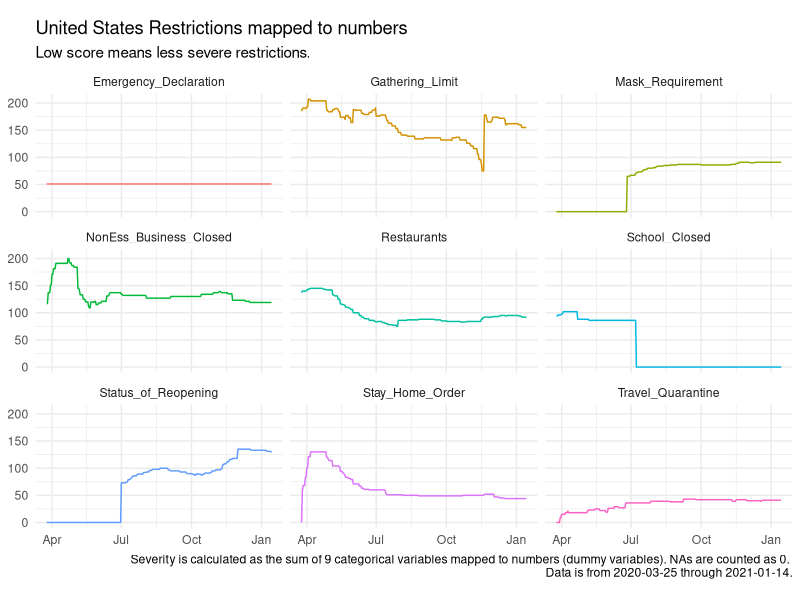

The R script that drew this image: (Note: this script raises an error after producing the figure.)
# 032_plot_raw_series.R
# Michael Boerman January 2021
# 
# output: categorical_facet.png 
#         categorical_aggregate.png

# ---- Setup ------------------------------------------------------------------#

library(readr)
library(dplyr)
library(tidyr)
library(ggplot2)
library(here)

# un-comment and source the previous file if you are not going through sequentially.
# source(here("Code/021_make_factor_levels.R"))

# ---- Load Previous Data -----------------------------------------------------#
# From 021_make_factor_levels:

summary_df <- read_csv(here("Intermediate_Data/summary_df.csv"))

# ---- Plots ------------------------------------------------------------------#

# 1: All Categories (facet wrapped)
summary_df %>%
  ggplot(aes(x = Date, y = sums, color = Category)) +
  geom_line() +
  facet_wrap(~Category, scales = "fixed") + # fix to show the impact of each if not standardized.
  theme_minimal() +
  theme(
    axis.title.y = element_blank(),
    axis.title.x = element_blank(),
    legend.position = "none",
    aspect.ratio = .5
  ) +
  ggtitle(
    label = "United States Restrictions mapped to numbers",
    subtitle = "Low score means less severe restrictions."
  ) +
  labs(caption = paste0("Severity is calculated as the sum of 9 categorical variables mapped to numbers (dummy variables). NAs are counted as 0. \n Data is from ", min(summary_df$Date), " through ", max(summary_df$Date), ".")) +
  ggsave(here("Results/plots/categorical_facet.png"), width = 12, height = 6)

# 2. Aggregated into US
summary_df %>%
  group_by(Date) %>%
  summarize(total_sum = sum(sums, na.rm = T)) %>%
  ungroup() %>%
  ggplot(aes(x = Date, y = total_sum)) +
  geom_line(size = 1.25) +
  theme_minimal() +
  theme(
    panel.grid.major.x = element_line(size = 1, colour = "lightgrey"),
    panel.grid.minor.y = element_blank(),
    axis.title.x = element_blank(),
    aspect.ratio = .5
  ) +
  scale_y_continuous(position = "right") +
  scale_x_date(
    date_minor_breaks = "1 week",
    date_breaks = "1 month",
    date_labels = " %b \n %Y"
  ) +
  ggtitle(
    label = "US Rescriction Severity Index",
    subtitle = "Low score means less severe restrictions."
  ) +
  labs(caption = paste0("Severity is calculated as the sum of 9 categorical variables mapped to numbers (dummy variables). NAs are counted as 0. \n Data is from ", min(summary_df$Date), " through ", max(summary_df$Date), ".")) +
  ylab("Severity Index Score") +
  ggsave(here("Results/plots/categorical_aggregate.png"), width = 12, height = 6)
